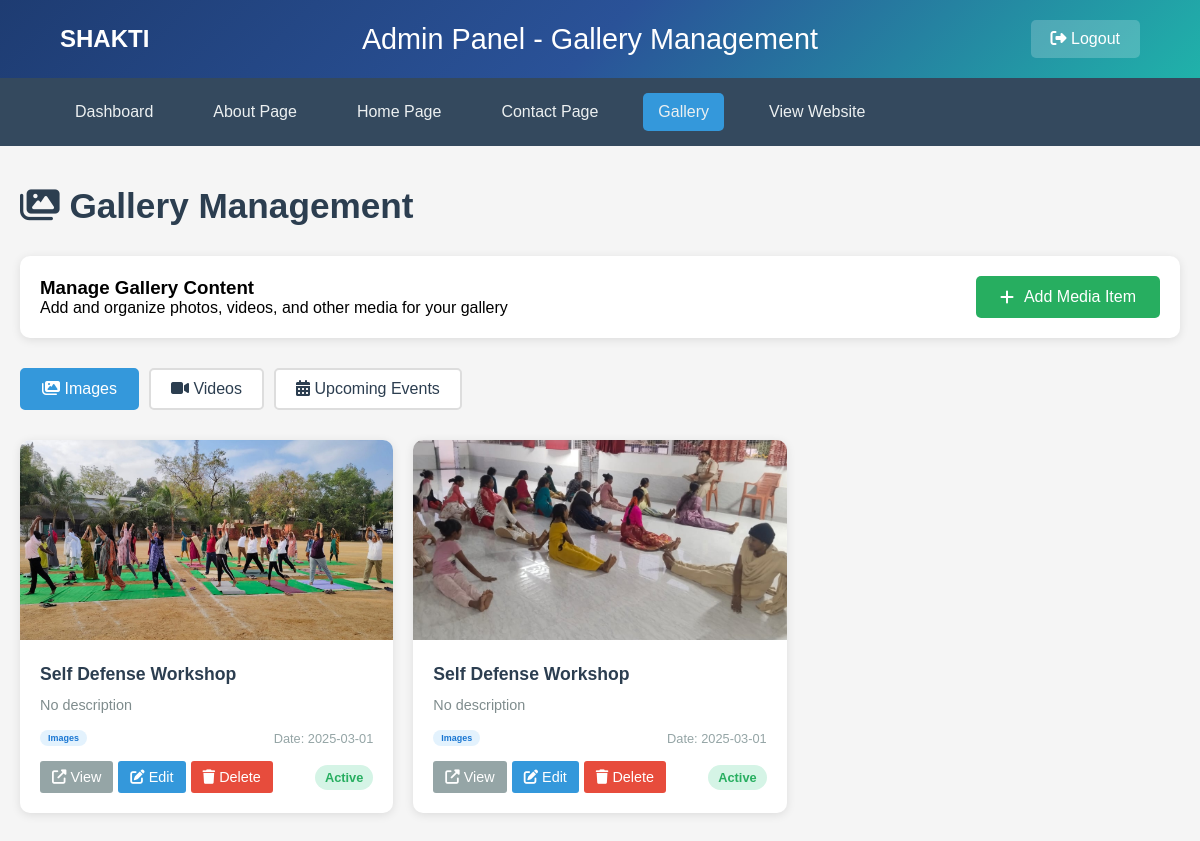
The page /admin/gallery (signed in) on the database as committed earlier.
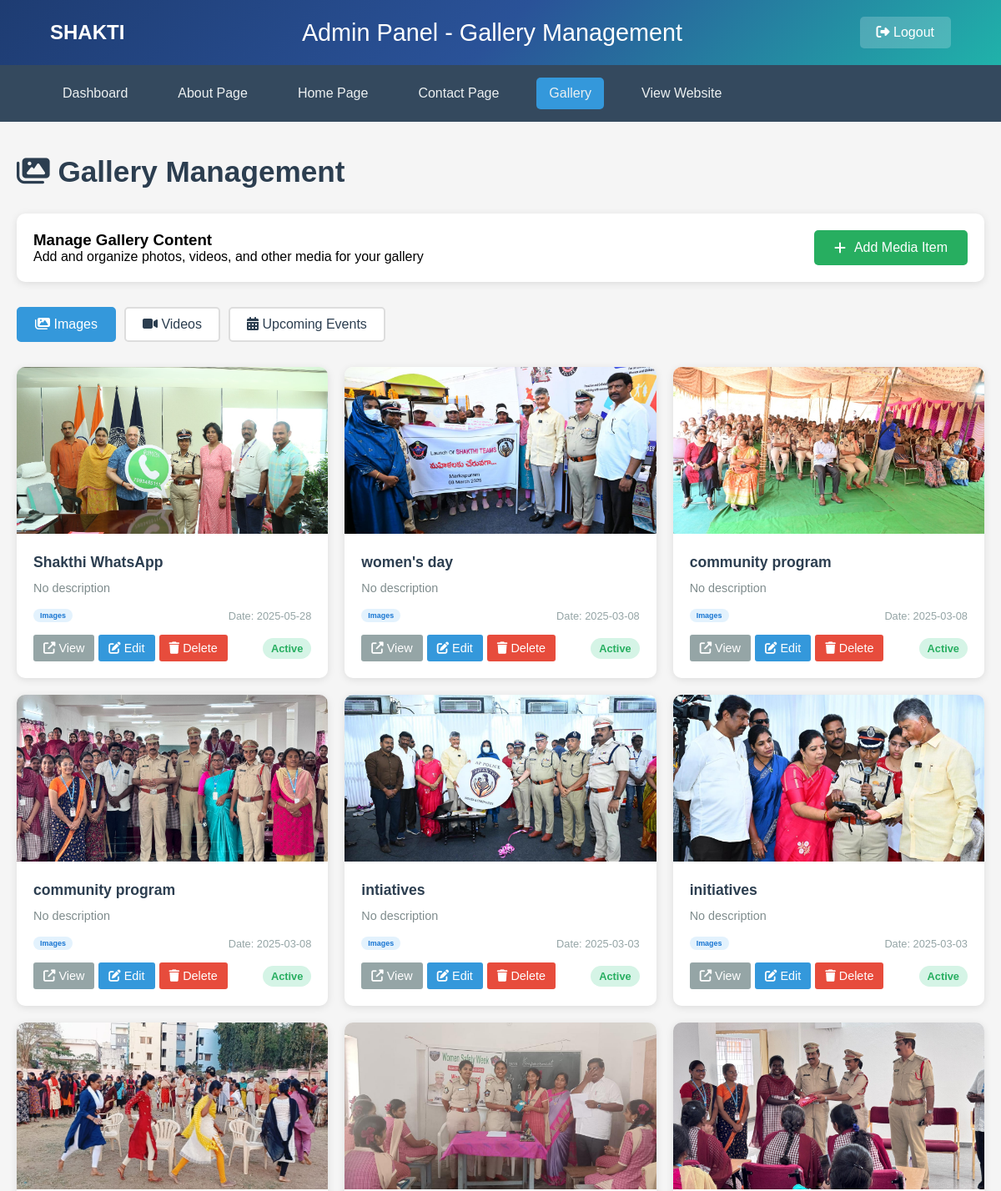
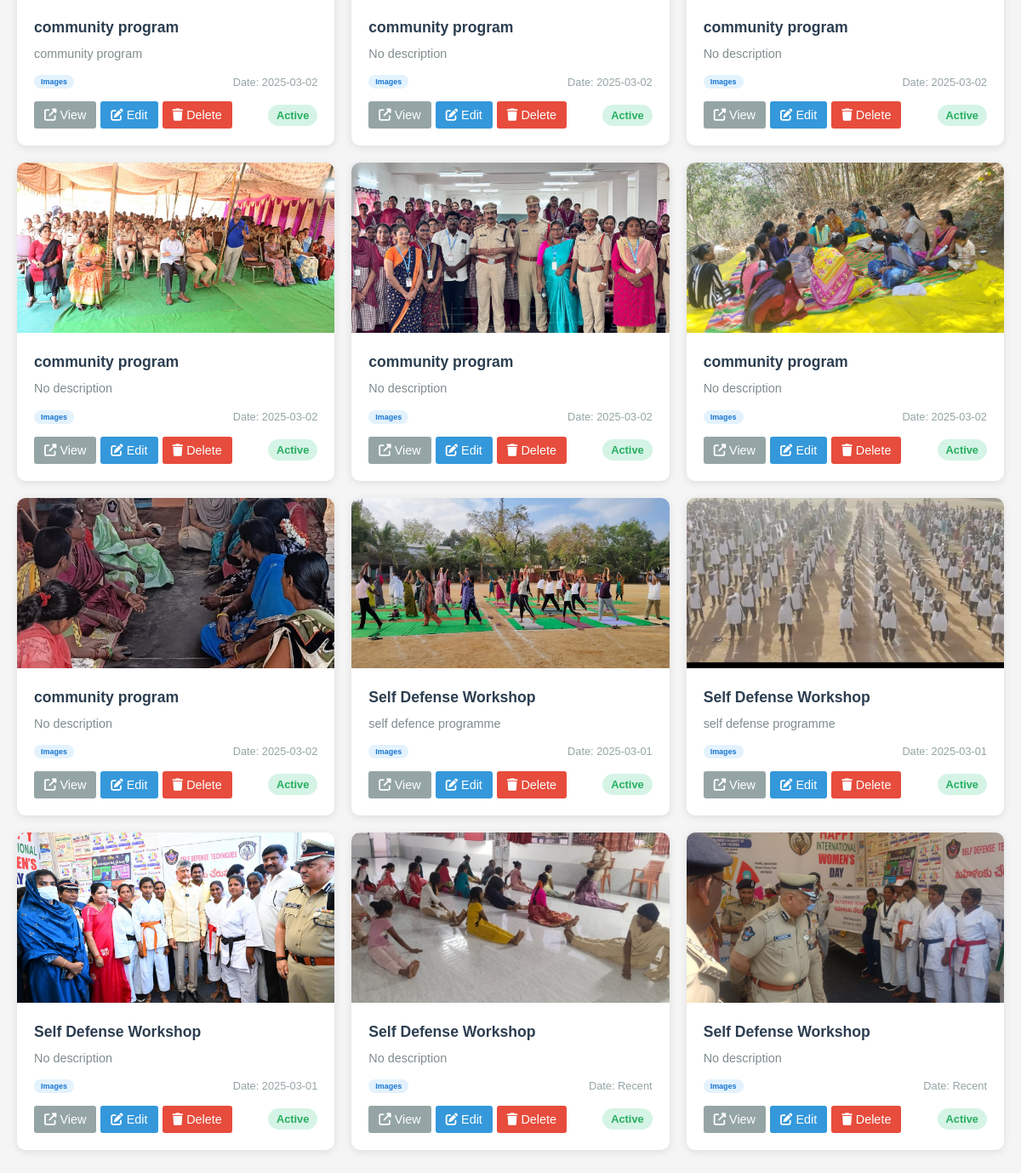
The same page on the database as committed later (2 pictures, top to bottom).
### tables this page shows
CREATE TABLE gallery_items (
            id INTEGER PRIMARY KEY AUTOINCREMENT,
            title TEXT NOT NULL,
            description TEXT,
            image_url TEXT NOT NULL,
            event_date DATE,
            category TEXT, -- 'event', 'training', 'awareness', 'ceremony'
            is_featured INTEGER DEFAULT 0,
            is_active INTEGER DEFAULT 1,
            created_at TIMESTAMP DEFAULT CURRENT_TIMESTAMP,
            updated_at TIMESTAMP DEFAULT CURRENT_TIMESTAMP
        , video_url TEXT);

### app.py (the view)
@app.route('/admin/gallery')
def admin_gallery():
    if not session.get('admin_logged_in'):
        return redirect(url_for('admin_login'))
    category_filter = request.args.get('category', 'Images')  # Default to Images
    conn = sqlite3.connect('women_safety.db')
    cursor = conn.cursor()
    if category_filter in ['Images', 'Videos', 'Upcoming Events']:
        cursor.execute('SELECT id, title, description, image_url, event_date, category, is_featured, is_active FROM gallery_items WHERE category = ? ORDER BY event_date DESC', (category_filter,))
    else:
        cursor.execute('SELECT id, title, description, image_url, event_date, category, is_featured, is_active FROM gallery_items WHERE category = "Images" ORDER BY event_date DESC')
    gallery_items = cursor.fetchall()
    conn.close()
    return render_template('admin_gallery.html', gallery_items=gallery_items)

### templates/admin_gallery.html (shortened to what the changed rows need)
<!DOCTYPE html>
<html lang="en">
<head>
    <link rel="stylesheet" href="https://cdnjs.cloudflare.com/ajax/libs/font-awesome/6.4.0/css/all.min.css">
</head>
<body>
    <div class="container">
        <h1 class="page-title">
            <i class="fas fa-images"></i> Gallery Management
        </h1>
        {% if gallery_items %}
        <div class="gallery-grid">
            {% for item in gallery_items %}
            <div class="gallery-item">
                {% if item[3] %}
                    {% if item[5] == 'Videos' %}
                        <div class="gallery-placeholder">
                            <i class="fas fa-play-circle"></i>
                        </div>
                    {% else %}
                        <img src="{{ item[3] }}" alt="{{ item[1] }}" class="gallery-image" onerror="this.style.display='none'; this.nextElementSibling.style.display='flex';">
                    {% endif %}
                {% else %}
                    <div class="gallery-placeholder">
                        <i class="fas fa-image"></i>
                    </div>
                {% endif %}
                <div class="gallery-content">
                    <div class="gallery-title">{{ item[1] }}</div>
                    <div class="gallery-description">
                        {{ item[2][:100] if item[2] else 'No description' }}
                    </div>
                    <div class="gallery-meta">
                        <span class="category-badge">{{ item[5].title() }}</span>
                        <span>Date: {{ item[4] if item[4] else 'Recent' }}</span>
                    </div>
                    <div class="gallery-actions">
                        <div class="action-btns">
                            {% if item[3] %}
                                <a href="{{ item[3] }}" target="_blank" class="btn btn-view">
                                    <i class="fas fa-external-link-alt"></i> View
                                </a>
                            {% endif %}
                            <a href="{{ url_for('admin_edit_gallery_item', item_id=item[0]) }}" class="btn btn-edit">
                                <i class="fas fa-edit"></i> Edit
                            </a>
                            <form style="display: inline;" method="POST" action="{{ url_for('admin_delete_gallery_item', item_id=item[0]) }}"
                                  onsubmit="return confirm('Are you sure you want to delete this gallery item?')">
                                <button type="submit" class="btn btn-delete">
                                    <i class="fas fa-trash"></i> Delete
                                </button>
                            </form>
                        </div>
                        <span class="status-badge {{ 'status-active' if item[7] else 'status-inactive' }}">
                            {{ 'Active' if item[7] else 'Inactive' }}
                        </span>
                    </div>
                </div>
            </div>
            {% endfor %}
        </div>
        {% endif %}
    </div>
</body>
</html>

Rows that differ between the two databases and show on the page:
added gallery_items: image_url (picture), title "Shakthi WhatsApp", description "No description", category "Images", event_date "2025-05-28", is_active "Active"
added gallery_items: image_url (picture), title "women's day", description "No description", category "Images", event_date "2025-03-08", is_active "Active"
added gallery_items: image_url (picture), title "community program", description "No description", category "Images", event_date "2025-03-08", is_active "Active"
added gallery_items: image_url (picture), title "community program", description "No description", category "Images", event_date "2025-03-08", is_active "Active"
added gallery_items: image_url+title (picture), title "intiatives", description "No description", category "Images", event_date "2025-03-03", is_active "Active"
added gallery_items: image_url (picture), title "initiatives", description "No description", category "Images", event_date "2025-03-03", is_active "Active"
added gallery_items: image_url (picture), title "community program", description "community program", category "Images", event_date "2025-03-02", is_active "Active"
added gallery_items: image_url (picture), title "community program", description "No description", category "Images", event_date "2025-03-02", is_active "Active"
added gallery_items: image_url (picture), title "community program", description "No description", category "Images", event_date "2025-03-02", is_active "Active"
added gallery_items: image_url (picture), title "community program", description "No description", category "Images", event_date "2025-03-02", is_active "Active"
added gallery_items: image_url (picture), title "community program", description "No description", category "Images", event_date "2025-03-02", is_active "Active"
added gallery_items: image_url (picture), title "community program", description "No description", category "Images", event_date "2025-03-02", is_active "Active"
added gallery_items: image_url (picture), title "community program", description "No description", category "Images", event_date "2025-03-02", is_active "Active"
added gallery_items: image_url (picture), title "Self Defense Workshop", description "self defence programme", category "Images", event_date "2025-03-01", is_active "Active"
added gallery_items: image_url (picture), title "Self Defense Workshop", description "self defense programme", category "Images", event_date "2025-03-01", is_active "Active"
added gallery_items: image_url (picture), title "Self Defense Workshop", description "No description", category "Images", event_date "2025-03-01", is_active "Active"
changed gallery_items (number 17 of 18 on the later page): image_url: a different picture; event_date "2025-03-01" → "Recent"
changed gallery_items (number 18 of 18 on the later page): image_url: a different picture; event_date "2025-03-01" → "Recent"
